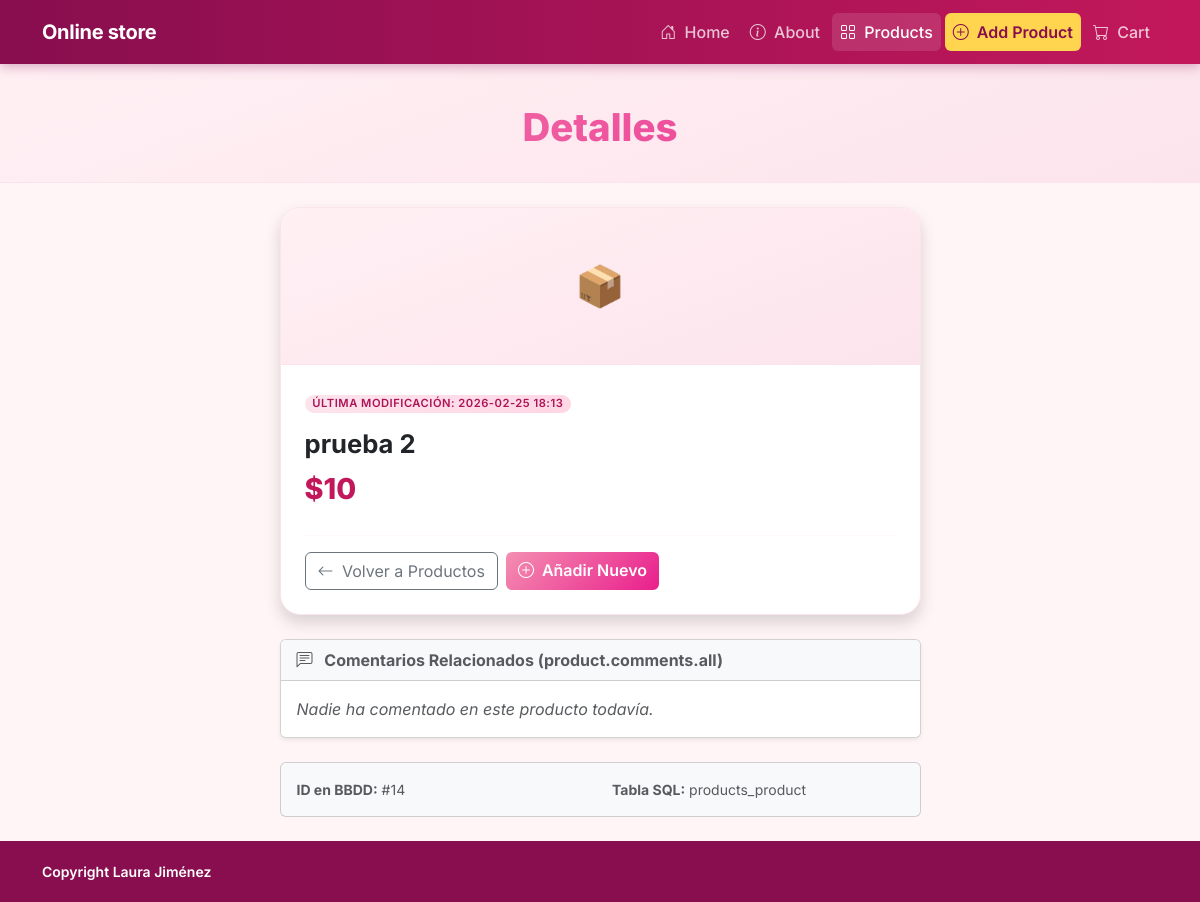
Screenshot of /products/14/ with the database file from the repository.
### products/models.py (models this page shows, shortened)
class Product(models.Model):
    name = models.CharField(
        max_length=200,
        verbose_name='Nombre del producto',
    )
    price = models.IntegerField(
        verbose_name='Precio (USD)',
    )
    description = models.TextField(
        verbose_name='Descripción',
        blank=True,
        null=True,
    )
    created_at = models.DateTimeField(
        auto_now_add=True,
        verbose_name='Creado el',
    )
    updated_at = models.DateTimeField(
        auto_now=True,
        verbose_name='Actualizado el',
    )
    class Meta:
        ordering = ['-created_at']
        verbose_name = 'Producto'
        verbose_name_plural = 'Productos'

### products/views.py (the view)
# urls.py: path('<int:id>/', ProductShowView.as_view(), name='show'),
class ProductShowView(TemplateView):
    template_name = 'products/show.html'
    def get(self, request, *args, **kwargs):
        product_id = kwargs.get('id')
        try:
            product = get_object_or_404(Product, id=product_id)
        except Exception:
            return redirect('pages:home')
        return render(request, self.template_name, {
            'title': product.name,
            'header_title': 'Detalles',
            'product': product,
        })

### templates/products/show.html (shortened to what this page needs)
{% extends "base.html" %}
{% block header_title %}{{ header_title }}{% endblock %}
{% block content %}
<div class="row justify-content-center">
    <div class="col-lg-7">
        <div class="product-detail-card card shadow mb-4">
            <div class="product-detail-card__header text-center py-5 fs-1">
                📦
            </div>
            <div class="card-body p-4">
                <span class="badge badge-category mb-3">
                    Última Modificación: {{ product.updated_at|date:"Y-m-d H:i" }}
                </span>
                <h2 class="product-detail-card__name mb-2">{{ product.name }}</h2>
                {% if product.price > 2000 %}
                <p class="product-detail-card__price mb-4 text-danger">⚠️ ${{ product.price }}</p>
                {% else %}
                <p class="product-detail-card__price mb-4">${{ product.price }}</p>
                {% endif %}
                <hr />
                <div class="d-flex gap-2 flex-wrap">
                    <a href="{% url 'products:index' %}" class="btn btn-outline-secondary">
                        <i class="bi bi-arrow-left me-1"></i> Volver a Productos
                    </a>
                    <a href="{% url 'products:create' %}" class="btn btn-primary">
                        <i class="bi bi-plus-circle me-1"></i> Añadir Nuevo
                    </a>
                </div>
            </div>
        </div>
        <div class="card shadow-sm mb-4">
            <div class="card-header bg-light fw-bold text-muted">
                <i class="bi bi-chat-left-text me-2"></i>
                Comentarios Relacionados (product.comments.all)
            </div>
            <ul class="list-group list-group-flush">
                {% for comment in product.comments.all %}
                <li class="list-group-item py-3">
                    <small class="text-muted d-block mb-1">
                        Publicado el: {{ comment.created_at|date:"SHORT_DATE_FORMAT" }}
                    </small>
                    {{ comment.description }}
                </li>
                {% empty %}
                <li class="list-group-item text-muted fst-italic py-3">
                    Nadie ha comentado en este producto todavía.
                </li>
                {% endfor %}
            </ul>
        </div>
        <div class="card card-body bg-light text-muted small">
            <div class="row">
                <div class="col-6">
                    <strong>ID en BBDD:</strong> #{{ product.id }}
                </div>
                <div class="col-6">
                    <strong>Tabla SQL:</strong> products_product
                </div>
            </div>
        </div>
    </div>
</div>
{% endblock %}

### static/pages/app.css (style rules this page uses)
:root { --color-brand-primary: #f48fb1; --color-brand-secondary: #f06292; --color-brand-accent: #ffd54f; --color-bg-body: #fff5f7; --color-bg-card: #ffffff; --color-text-muted: #9e7b8a; --color-border: #fce4ec; --gradient-brand: linear-gradient(135deg, var(--color-brand-primary), var(--color-brand-secondary)); --gradient-hero: linear-gradient(160deg, #fff0f4 0%, #fce4ec 100%); --shadow-sm: 0 1px 3px rgba(0, 0, 0, .08), 0 1px 2px rgba(0, 0, 0, .06); --shadow-md: 0 4px 12px rgba(0, 0, 0, .10); --shadow-lg: 0 10px 30px rgba(244, 143, 177, .30); --radius-sm: 6px; --radius-md: 12px; --radius-lg: 20px; --font-main: 'Inter', system-ui, -apple-system, sans-serif; }
*, *::before, *::after { box-sizing: border-box; }
body { font-family: var(--font-main); background-color: var(--color-bg-body); color: #1f2937; min-height: 100vh; display: flex; flex-direction: column; }
a { color: #e91e8c; }
.badge-category { background: linear-gradient(135deg, #fce4ec, #ffd6e5); color: #ad1457; font-weight: 600; font-size: 0.7rem; padding: 0.3em 0.7em; border-radius: 99px; text-transform: uppercase; letter-spacing: 0.5px; }
.product-detail-card { border: 1px solid var(--color-border); border-radius: var(--radius-lg); overflow: hidden; }
.product-detail-card__header { background: var(--gradient-hero); border-bottom: 1px solid var(--color-border); font-size: 4rem; }
.product-detail-card__name { font-size: 1.6rem; font-weight: 700; }
.product-detail-card__price { font-size: 1.8rem; font-weight: 800; color: #c2185b; }
.btn-primary { background: linear-gradient(135deg, #f48fb1, #e91e8c); border: none; font-weight: 600; transition: opacity .18s ease, transform .18s ease; }
hr { border-color: var(--color-border); }

### rows the page displays
Product: updated_at "2026-02-25 18:13", name "prueba 2", price "10", id "14"

### other values shown
{{ header_title }} "Detalles"
